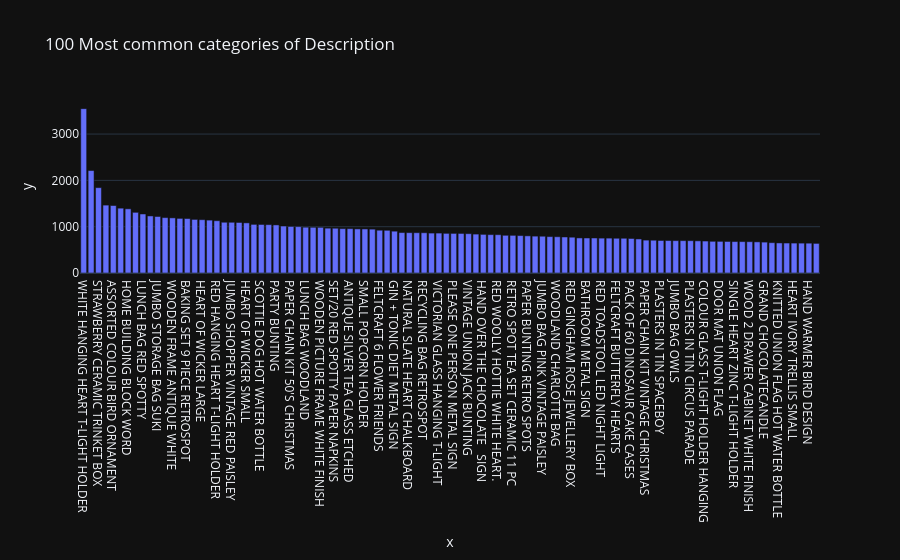

The notebook cell saved with this chart:
### Markdown cell above
Asumiendo que StockCode identifica cada producto, se observa que el código 85123A presenta la mayor frecuencia de aparición (3516 registros), seguido por otros productos con frecuencias considerablemente menores, como el segundo más frecuente con 2221 registros. El gráfico sugiere que la frecuencia disminuye de forma gradual y, por ende, muchos productos tienen frecuencias cercanas.

### Code cell
profile_serie(df_retail["Description"])

### Figure 1 — Plotly figure (JSON) as saved in the notebook; plotly's stock layout.template omitted (floating-point values rounded to 4 significant figures)
{"data": [{"hovertemplate": "x=%{x}<br>y=%{y}<extra></extra>", "legendgroup": "", "marker": {"color": "#636efa", "pattern": {"shape": ""}}, "name": "", "orientation": "v", "showlegend": false, "textposition": "auto", "type": "bar", "x": ["WHITE HANGING HEART T-LIGHT HOLDER", "REGENCY CAKESTAND 3 TIER", "STRAWBERRY CERAMIC TRINKET BOX", "PACK OF 72 RETRO SPOT CAKE CASES", "ASSORTED COLOUR BIRD ORNAMENT", "60 TEATIME FAIRY CAKE CASES", "HOME BUILDING BLOCK WORD", "JUMBO BAG RED RETROSPOT", "LUNCH BAG RED SPOTTY", "REX CASH+CARRY JUMBO SHOPPER", "JUMBO STORAGE BAG SUKI", "PACK OF 60 PINK PAISLEY CAKE CASES", "WOODEN FRAME ANTIQUE WHITE ", "LUNCH BAG  BLACK SKULL.", "BAKING SET 9 PIECE RETROSPOT ", "LUNCH BAG SUKI  DESIGN ", "HEART OF WICKER LARGE", "LOVE BUILDING BLOCK WORD", "RED HANGING HEART T-LIGHT HOLDER", "SWEETHEART CERAMIC TRINKET BOX", "JUMBO SHOPPER VINTAGE RED PAISLEY", "JUMBO BAG STRAWBERRY", "HEART OF WICKER SMALL", "HOT WATER BOTTLE TEA AND SYMPATHY", "SCOTTIE DOG HOT WATER BOTTLE", "VINTAGE SNAP CARDS", "PARTY BUNTING", "LUNCH BAG SPACEBOY DESIGN ", "PAPER CHAIN KIT 50'S CHRISTMAS ", "JUMBO  BAG BAROQUE BLACK WHITE", "LUNCH BAG WOODLAND", "LUNCH BAG CARS BLUE", "WOODEN PICTURE FRAME WHITE FINISH", "HANGING HEART ZINC T-LIGHT HOLDER", "SET/20 RED SPOTTY PAPER NAPKINS ", "CHOCOLATE HOT WATER BOTTLE", "ANTIQUE SILVER TEA GLASS ETCHED", "SET/5 RED SPOTTY LID GLASS BOWLS", "SMALL POPCORN HOLDER", "ZINC METAL HEART DECORATION", "FELTCRAFT 6 FLOWER FRIENDS", "72 SWEETHEART FAIRY CAKE CASES", "GIN + TONIC DIET METAL SIGN", "PACK OF 72 SKULL CAKE CASES", "NATURAL SLATE HEART CHALKBOARD ", "6 RIBBONS RUSTIC CHARM", "RECYCLING BAG RETROSPOT ", "POSTAGE", "VICTORIAN GLASS HANGING T-LIGHT", "LUNCH BAG PINK RETROSPOT", "PLEASE ONE PERSON METAL SIGN", "Manual", "VINTAGE UNION JACK BUNTING", "PINK CREAM FELT CRAFT TRINKET BOX ", "HAND OVER THE CHOCOLATE   SIGN ", "JUMBO BAG PINK WITH WHITE SPOTS", "RED WOOLLY HOTTIE WHITE HEART.", "CREAM HEART CARD HOLDER", "RETRO SPOT TEA SET CERAMIC 11 PC ", "RED SPOTTY CHARLOTTE BAG", "PAPER BUNTING RETRO SPOTS", "PACK OF 6 BIRDY GIFT TAGS", "JUMBO BAG PINK VINTAGE PAISLEY", "JUMBO BAG SCANDINAVIAN PAISLEY", "WOODLAND CHARLOTTE BAG", "VINTAGE HEADS AND TAILS CARD GAME ", "RED GINGHAM ROSE JEWELLERY BOX", "WOOD S/3 CABINET ANT WHITE FINISH", "BATHROOM METAL SIGN", "RED RETROSPOT CAKE STAND", "RED TOADSTOOL LED NIGHT LIGHT", "COOK WITH WINE METAL SIGN ", "FELTCRAFT BUTTERFLY HEARTS", "HANGING HEART JAR T-LIGHT HOLDER", "PACK OF 60 DINOSAUR CAKE CASES", "DOTCOM POSTAGE", "PAPER CHAIN KIT VINTAGE CHRISTMAS", "ROUND SNACK BOXES SET OF4 WOODLAND ", "PLASTERS IN TIN SPACEBOY", "STRAWBERRY CHARLOTTE BAG", "JUMBO BAG OWLS", "HAND WARMER OWL DESIGN", "PLASTERS IN TIN CIRCUS PARADE ", "NO SINGING METAL SIGN", "COLOUR GLASS T-LIGHT HOLDER HANGING", "PACK 20 ENGLISH ROSE PAPER NAPKINS", "DOOR MAT UNION FLAG", "PINK BLUE FELT CRAFT TRINKET BOX", "SINGLE HEART ZINC T-LIGHT HOLDER", "LADIES & GENTLEMEN METAL SIGN", "WOOD 2 DRAWER CABINET WHITE FINISH", "HAND WARMER SCOTTY DOG DESIGN", "GRAND CHOCOLATECANDLE", "JUMBO STORAGE BAG SKULLS", "KNITTED UNION FLAG HOT WATER BOTTLE", "EDWARDIAN PARASOL NATURAL", "HEART IVORY TRELLIS SMALL", "LOVEBIRD HANGING DECORATION WHITE ", "HAND WARMER BIRD DESIGN", "FAWN BLUE HOT WATER BOTTLE"], "xaxis": "x", "y": [3549, 2212, 1843, 1466, 1457, 1400, 1386, 1310, 1274, 1232, 1220, 1196, 1190, 1179, 1176, 1157, 1151, 1142, 1129, 1096, 1095, 1091, 1082, 1050, 1048, 1044, 1038, 1014, 1005, 1002, 989, 987, 986, 968, 967, 958, 958, 952, 951, 947, 924, 922, 903, 873, 871, 870, 869, 862, 862, 856, 855, 854, 849, 840, 834, 829, 827, 814, 813, 808, 802, 796, 794, 786, 783, 778, 773, 757, 756, 756, 753, 753, 750, 750, 745, 735, 710, 708, 702, 701, 699, 699, 698, 694, 690, 684, 683, 681, 679, 678, 676, 672, 667, 655, 649, 647, 646, 645, 644, 639], "yaxis": "y"}], "layout": {"barmode": "relative", "legend": {"tracegroupgap": 0}, "title": {"text": "100 Most common categories of Description"}, "xaxis": {"anchor": "y", "domain": [0.0, 1.0], "title": {"text": "x"}}, "yaxis": {"anchor": "x", "domain": [0.0, 1.0], "title": {"text": "y"}}}}
